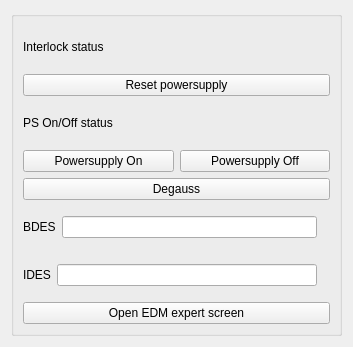
<?xml version="1.0" encoding="UTF-8"?>
<ui version="4.0">
 <class>Form</class>
 <widget class="QWidget" name="Form">
  <property name="geometry">
   <rect>
    <x>0</x>
    <y>0</y>
    <width>353</width>
    <height>347</height>
   </rect>
  </property>
  <property name="windowTitle">
   <string>Form</string>
  </property>
  <layout class="QGridLayout" name="gridLayout">
   <item row="0" column="0" rowspan="2" colspan="2">
    <widget class="QGroupBox" name="magnetGroupBox">
     <property name="accessibleName">
      <string>${magnetType}</string>
     </property>
     <property name="title">
      <string/>
     </property>
     <layout class="QGridLayout" name="gridLayout_2">
      <item row="0" column="0">
       <layout class="QVBoxLayout" name="verticalLayout_2">
        <item>
         <layout class="QHBoxLayout" name="horizontalLayout_2">
          <item>
           <widget class="QLabel" name="label_2">
            <property name="text">
             <string>Interlock status</string>
            </property>
           </widget>
          </item>
          <item>
           <widget class="PyDMByteIndicator" name="interlockIndicator">
            <property name="sizePolicy">
             <sizepolicy hsizetype="Maximum" vsizetype="Maximum">
              <horstretch>0</horstretch>
              <verstretch>0</verstretch>
             </sizepolicy>
            </property>
            <property name="toolTip">
             <string/>
            </property>
            <property name="accessibleName">
             <string>${magnetType}</string>
            </property>
            <property name="channel" stdset="0">
             <string/>
            </property>
            <property name="onColor" stdset="0">
             <color>
              <red>255</red>
              <green>0</green>
              <blue>0</blue>
             </color>
            </property>
            <property name="offColor" stdset="0">
             <color>
              <red>0</red>
              <green>255</green>
              <blue>0</blue>
             </color>
            </property>
            <property name="showLabels" stdset="0">
             <bool>false</bool>
            </property>
           </widget>
          </item>
          <item>
           <widget class="PyDMLabel" name="interlockLabel">
            <property name="toolTip">
             <string/>
            </property>
            <property name="accessibleName">
             <string>${magnetType}</string>
            </property>
           </widget>
          </item>
         </layout>
        </item>
        <item>
         <widget class="PyDMPushButton" name="resetButton">
          <property name="toolTip">
           <string/>
          </property>
          <property name="accessibleName">
           <string>${magnetType}</string>
          </property>
          <property name="text">
           <string>Reset powersupply</string>
          </property>
         </widget>
        </item>
        <item>
         <layout class="QHBoxLayout" name="horizontalLayout">
          <property name="bottomMargin">
           <number>0</number>
          </property>
          <item>
           <widget class="QLabel" name="label">
            <property name="text">
             <string>PS On/Off status</string>
            </property>
           </widget>
          </item>
          <item>
           <widget class="PyDMByteIndicator" name="powerIndicator">
            <property name="sizePolicy">
             <sizepolicy hsizetype="Maximum" vsizetype="Maximum">
              <horstretch>0</horstretch>
              <verstretch>0</verstretch>
             </sizepolicy>
            </property>
            <property name="toolTip">
             <string/>
            </property>
            <property name="accessibleName">
             <string>${magnetType}</string>
            </property>
            <property name="channel" stdset="0">
             <string/>
            </property>
            <property name="offColor" stdset="0">
             <color>
              <red>252</red>
              <green>1</green>
              <blue>7</blue>
             </color>
            </property>
            <property name="showLabels" stdset="0">
             <bool>false</bool>
            </property>
           </widget>
          </item>
          <item>
           <widget class="PyDMLabel" name="powerLabel">
            <property name="toolTip">
             <string/>
            </property>
            <property name="accessibleName">
             <string>${magnetType}</string>
            </property>
           </widget>
          </item>
         </layout>
        </item>
        <item>
         <layout class="QHBoxLayout" name="horizontalLayout_3">
          <item>
           <widget class="PyDMPushButton" name="onButton">
            <property name="toolTip">
             <string/>
            </property>
            <property name="accessibleName">
             <string>${magnetType}</string>
            </property>
            <property name="text">
             <string>Powersupply On</string>
            </property>
           </widget>
          </item>
          <item>
           <widget class="QPushButton" name="offButton">
            <property name="accessibleName">
             <string>${magnetType}</string>
            </property>
            <property name="text">
             <string>Powersupply Off</string>
            </property>
           </widget>
          </item>
         </layout>
        </item>
        <item>
         <widget class="PyDMPushButton" name="degaussButton">
          <property name="toolTip">
           <string/>
          </property>
          <property name="accessibleName">
           <string>${magnetType}</string>
          </property>
          <property name="text">
           <string>Degauss</string>
          </property>
         </widget>
        </item>
        <item>
         <layout class="QHBoxLayout" name="horizontalLayout_5">
          <item>
           <widget class="QLabel" name="label_4">
            <property name="text">
             <string>BDES</string>
            </property>
           </widget>
          </item>
          <item>
           <widget class="PyDMLineEdit" name="bdesLineEdit">
            <property name="toolTip">
             <string/>
            </property>
           </widget>
          </item>
          <item>
           <widget class="PyDMLabel" name="bactLabel">
            <property name="toolTip">
             <string/>
            </property>
           </widget>
          </item>
         </layout>
        </item>
        <item>
         <layout class="QHBoxLayout" name="horizontalLayout_4">
          <item>
           <widget class="QLabel" name="label_3">
            <property name="text">
             <string>IDES</string>
            </property>
           </widget>
          </item>
          <item>
           <widget class="PyDMLineEdit" name="idesLineEdit">
            <property name="toolTip">
             <string/>
            </property>
           </widget>
          </item>
          <item>
           <widget class="PyDMLabel" name="iactLabel">
            <property name="toolTip">
             <string/>
            </property>
           </widget>
          </item>
         </layout>
        </item>
        <item>
         <widget class="PyDMEDMDisplayButton" name="expertButton">
          <property name="toolTip">
           <string/>
          </property>
          <property name="accessibleName">
           <string>${magnetType}</string>
          </property>
          <property name="text">
           <string>Open EDM expert screen</string>
          </property>
          <property name="filenames" stdset="0">
           <stringlist>
            <string>$TOOLS/edm/display/mgnt/mgnt_unit2.edl</string>
           </stringlist>
          </property>
         </widget>
        </item>
       </layout>
      </item>
     </layout>
    </widget>
   </item>
  </layout>
 </widget>
 <customwidgets>
  <customwidget>
   <class>PyDMLabel</class>
   <extends>QLabel</extends>
   <header>pydm.widgets.label</header>
  </customwidget>
  <customwidget>
   <class>PyDMByteIndicator</class>
   <extends>QWidget</extends>
   <header>pydm.widgets.byte</header>
  </customwidget>
  <customwidget>
   <class>PyDMLineEdit</class>
   <extends>QLineEdit</extends>
   <header>pydm.widgets.line_edit</header>
  </customwidget>
  <customwidget>
   <class>PyDMPushButton</class>
   <extends>QPushButton</extends>
   <header>pydm.widgets.pushbutton</header>
  </customwidget>
  <customwidget>
   <class>PyDMRelatedDisplayButton</class>
   <extends>QPushButton</extends>
   <header>pydm.widgets.related_display_button</header>
  </customwidget>
  <customwidget>
   <class>PyDMEDMDisplayButton</class>
   <extends>PyDMRelatedDisplayButton</extends>
   <header>edmbutton.edm_button</header>
   <container>1</container>
  </customwidget>
 </customwidgets>
 <resources/>
 <connections/>
</ui>
